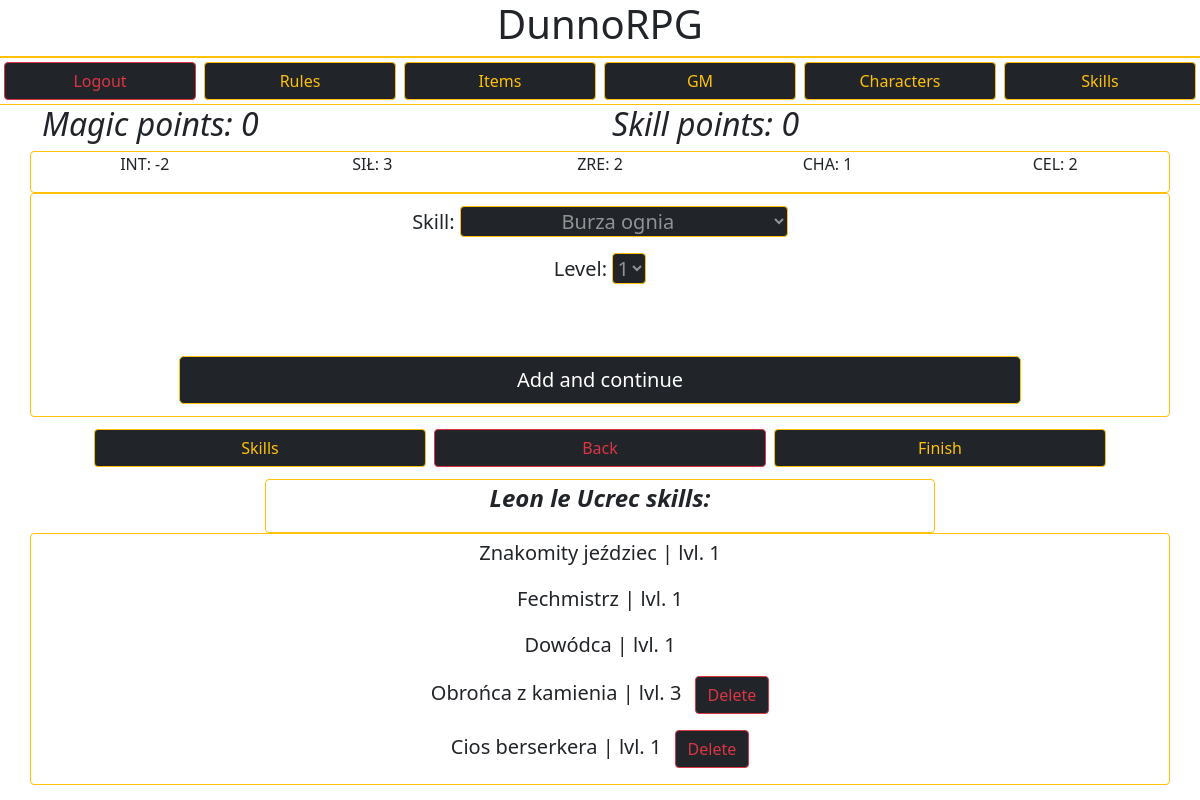
The app's page /dunnorpg/character_add_skills/62/ (signed in) with its own data.
### DunnoRPG/models.py (models this page shows, shortened)
class Character(models.Model):
    owner = models.CharField(max_length=100)
    name = models.CharField(max_length=50)
    race = models.CharField(max_length=30)
    size = models.CharField(max_length=2)
    HP = models.IntegerField()
    fullHP = models.IntegerField(null=True)
    Helmet = models.CharField(max_length=50, blank=True)
    Torso = models.CharField(max_length=50, blank=True)
    Gloves = models.CharField(max_length=50, blank=True)
    Boots = models.CharField(max_length=50, blank=True)
    LeftHand = models.CharField(max_length=50, blank=True)
    RightHand = models.CharField(max_length=50, blank=True)
    Side = models.CharField(max_length=50, blank=True)
    INT = models.IntegerField()
    SIŁ = models.IntegerField()
    ZRE = models.IntegerField()
    CHAR = models.IntegerField()
    CEL = models.IntegerField()
    points_left = models.IntegerField(null=True)
    weaponBonus = models.IntegerField(null=True)
    preferredWeapons = models.TextField(null=True)
    unlikedWeapons = models.TextField(null=True)

class Skills(models.Model):
    owner = models.CharField(max_length=50)
    character = models.CharField(max_length=50)
    skill = models.CharField(max_length=50)
    category = models.CharField(max_length=50, null=True)
    level = models.IntegerField(null=True)
    desc = models.TextField(blank=True)

### DunnoRPG/views.py (the view, shortened to what this page needs)
# urls.py: path('character_add_skills/<id>/', views.CharacterSkills.as_view(), name="character_add_skills"),
class CharacterSkills(APIView):
    serializer_class = SkillsSerializer
    template_name = 'character_add_skills.html'
    form_class = CharacterSkillsForm
    renderer_classes = [TemplateHTMLRenderer]
    def get(self,request,id):
        current_user = request.user
        chosen_character = models.Character.objects.filter(owner=current_user, id=id).values()[0]['name']
        character_skills_queryset = models.Skills.objects.all().filter(owner=current_user,character=chosen_character).values()
        skills_count = 0
        skills_count_magical = 0
        current_skills = []
        character_skills = []
        for data in character_skills_queryset:
            character_skills.append({'id': data['id'], 'skill': data['skill'], 'level': data['level'], 'category': data['category']})
        for skill in character_skills:
            cost = int(models.Skills_Decs.objects.filter(name=skill['skill']).values()[0]['cost'])
            current_skills.append(skill['skill'])
            if skill['category'].lower() == 'magical':
                skills_count_magical += skill['level']*cost
            else:
                if skill['category'][1:] != 'free':
                    skills_count += skill['level']*cost
        character_stats = models.Character.objects.filter(owner=current_user, id=id).values()[0]
        skills_points = character_stats['points_left']
        magical_skills_points = character_stats['INT'] - skills_count_magical
        context = {
            'user': current_user,
            'character': chosen_character,
            'character_id': id,
            'character_stats': character_stats,
            'skills': character_skills,
            'skills_count': skills_points,
            'skills_count_magical': magical_skills_points,
            'form': CharacterSkillsForm()
        }
        return Response(context)

### DunnoRPG/forms.py
class CharacterSkillsForm(forms.ModelForm):
    skills_choices = list(Skills_Decs.objects.all().values('name'))
    for x in range(len(skills_choices)):
        skills_choices[x] = (skills_choices[x]['name'], skills_choices[x]['name'])
    skills_choices = sorted(skills_choices)
    skill = forms.ChoiceField(choices=skills_choices, widget=forms.Select(attrs={
        'class': 'text-center border border-warning bg-dark text-white-50 rounded'
    }))
    lvls = [('1','1'),('2','2'),('3','3'), ('4','4')]
    level = forms.ChoiceField(choices=lvls,widget=forms.Select(attrs={
        'class': 'text-center border border-warning bg-dark text-white-50 rounded'
    }))
    owner = forms.CharField(max_length=50,label='',widget=forms.TextInput(attrs={
        'value': 'owner will be added automatically',
        'class': 'invisible'
    }))
    class Meta:
        model = Skills
        fields = [
            'skill',
            'level',
            'owner'
        ]

### DunnoRPG/templates/character_add_skills.html (shortened to what this page needs)
{% extends 'master.html' %}
 {% block content %}
 {% include 'top_bar.html' %}
<div class='container'>
    <div class='row'>
        <div class='col c-gold fst-italic txt-shadow'>
            {% if skills_count_magical >= 0 %}
                <h2>Magic points: {{ skills_count_magical }}</h2>
            {% else %}
                <h2>Magic points: 0</h2>
            {% endif %}
        </div>
        <div class='col c-gold fst-italic txt-shadow'>
        <h2>Skill points: {{ skills_count }}</h2>
        </div>
    </div>
</div>
<div class="container">
    <div class='row items txt-shadow bg-gray border border-warning c-gold rounded text-center'>
        <p class='col align-items-center'>INT: {{ character_stats.INT }}</p>
        <p class='col'>SIŁ: {{ character_stats.SIŁ }}</p>
        <p class='col'>ZRE: {{ character_stats.ZRE }}</p>
        <p class='col'>CHA: {{ character_stats.CHAR }}</p>
        <p class='col'>CEL: {{ character_stats.CEL }}</p>
    </div>
    <div class='row'>
        <div class="fs-5 p-2 col bg-gray border border-warning c-gold rounded text-center">
            <form method='POST' class='pt-1'>
            {{ form.as_p }}
            <input class="btn btn-dark border border-warning btn-lg w-75 m-1" type="submit" value="Add and continue"></input>
            </form>
        </div>
    </div>
 </div>
 <div class='container mt-2'>
    <div class='row text-center ms-5 me-5'>
        <a class='col m-1 btn btn-dark border btn-outline-warning border border-warning' target='_blank' href="{% url 'skills' %}">Skills</a>
        <a class='col m-1 btn btn-dark border btn-outline-danger border border-danger' href="/dunnorpg/character_edit/{{ character_id }}">Back</a>
        <a class='col m-1 btn btn-dark border btn-outline-warning border border-warning' href="{% url 'home' %}">Finish</a>
    </div>
</div>
<div class='container mt-2'>
    <div class='row text-center' style='margin-left: 20%; margin-right: 20%;'>
        <div class='col w-50 c-gold fw-bolder fst-italic fs-4 bg-gray text-center rounded border border-warning'>
            <p>{{ character }} skills:</p>
        </div>
    </div>
</div>
<div class='container'>
    <div class='row'>
        <div class='col rounded fs-5 c-gold bg-gray text-center border border-warning'>
                {% for skill in skills %}
                <p class='mt-1'>{{ skill.skill }} | lvl. {{ skill.level }}
                {% if skill.category != '1free' %}
                <a href='delete/{{ skill.id }}' class='ms-2 btn btn-dark btn-outline-danger'>Delete</a>
                {% endif %}
                </p>
                {% endfor %}
        </div>
    </div class='row'>
 </div>
 {% endblock content %}

### records on screen
Character: INT "-2", SIŁ "3", ZRE "2", CHAR "1", CEL "2", name "Leon le Ucrec"
Skills: skill "Znakomity jeździec"
Skills: skill "Fechmistrz"
Skills: skill "Dowódca"
Skills: skill "Obrońca z kamienia"
Skills: skill "Cios berserkera"

### other values on screen
{{ skills_count }} "0"
{{ skill.level }} "1" "1" "1" "3" "1"
